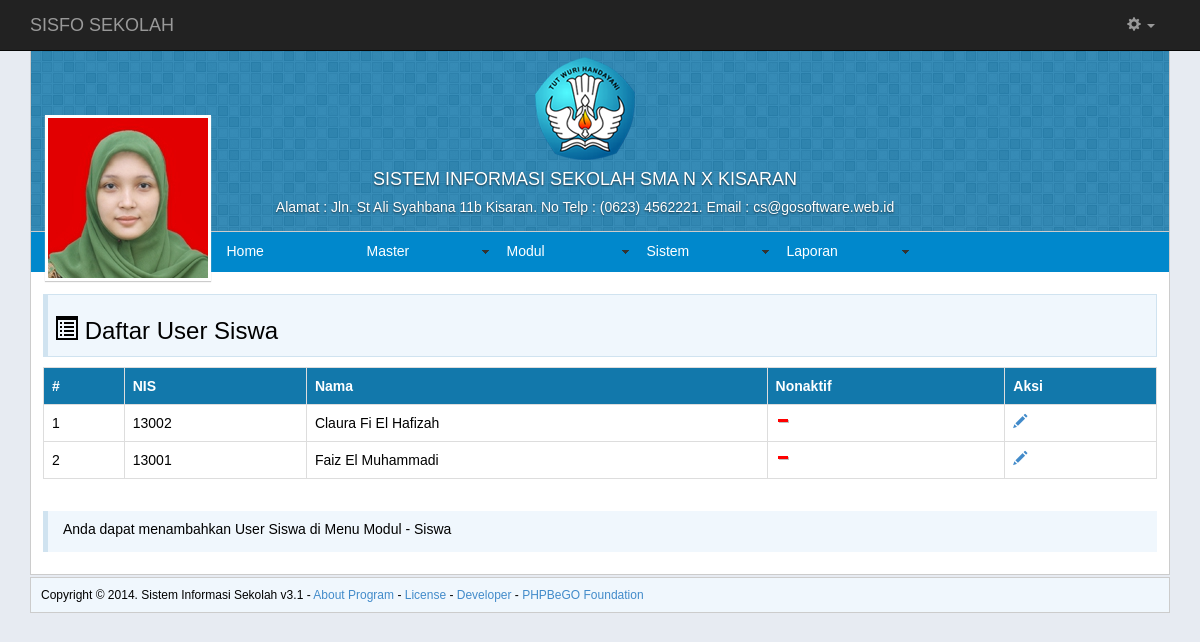
Page /index.php?page=tampil_usiswa (signed in) on the committed database.
### tables this page shows
CREATE TABLE IF NOT EXISTS `photo` (
`p_id` int(11) NOT NULL,
  `p_uname` varchar(100) NOT NULL,
  `p_image_small` varchar(100) NOT NULL,
  `p_image_middle` varchar(100) NOT NULL,
  `p_image_default` varchar(100) NOT NULL,
  `p_tgl` timestamp NOT NULL DEFAULT CURRENT_TIMESTAMP,
  `p_profil` enum('Y','N') NOT NULL DEFAULT 'N'
);

CREATE TABLE IF NOT EXISTS `siswa` (
`s_id` int(6) NOT NULL,
  `s_nis` varchar(10) NOT NULL,
  `u_uname` varchar(50) NOT NULL,
  `u_pass` varchar(50) DEFAULT NULL,
  `level` char(5) NOT NULL DEFAULT 'siswa',
  `u_nama` varchar(100) NOT NULL,
  `u_email` varchar(50) NOT NULL,
  `s_tmp_lahir` varchar(100) DEFAULT NULL,
  `s_tgl_lhr` date DEFAULT NULL,
  `s_jk` varchar(10) DEFAULT NULL,
  `s_nm_ortu` varchar(100) DEFAULT NULL,
  `s_pek_ortu` varchar(100) DEFAULT NULL,
  `s_alamat` varchar(100) DEFAULT NULL,
  `s_agama` varchar(15) DEFAULT NULL,
  `s_gdarah` varchar(3) DEFAULT NULL,
  `s_thn_masuk` int(5) NOT NULL DEFAULT '0',
  `s_kd_kls` varchar(20) NOT NULL,
  `nonaktif` enum('Y','N') DEFAULT NULL
);

### tampil_usiswa.php (the view, shortened to what this page needs)
<?php
$currentPage = $_SERVER["PHP_SELF"];
$maxRows_rec_tampil_usiswa = 10;
$pageNum_rec_tampil_usiswa = 0;
$startRow_rec_tampil_usiswa = $pageNum_rec_tampil_usiswa * $maxRows_rec_tampil_usiswa;
$query_rec_tampil_usiswa = "SELECT s_id, s_nis, u_pass, u_nama, nonaktif FROM siswa ORDER BY u_nama ASC";
$query_limit_rec_tampil_usiswa = sprintf("%s LIMIT %d, %d", $query_rec_tampil_usiswa, $startRow_rec_tampil_usiswa, $maxRows_rec_tampil_usiswa);
$rec_tampil_usiswa = mysql_query($query_limit_rec_tampil_usiswa, $koneksi) or die(mysql_error());
$row_rec_tampil_usiswa = mysql_fetch_assoc($rec_tampil_usiswa);
if (isset($_GET['totalRows_rec_tampil_usiswa'])) {
  $totalRows_rec_tampil_usiswa = $_GET['totalRows_rec_tampil_usiswa'];
} else {
  $all_rec_tampil_usiswa = mysql_query($query_rec_tampil_usiswa);
  $totalRows_rec_tampil_usiswa = mysql_num_rows($all_rec_tampil_usiswa);
}
$totalPages_rec_tampil_usiswa = ceil($totalRows_rec_tampil_usiswa/$maxRows_rec_tampil_usiswa)-1;
$queryString_rec_tampil_usiswa = "";
if (!empty($_SERVER['QUERY_STRING'])) {
  $params = explode("&", $_SERVER['QUERY_STRING']);
  $newParams = array();
  foreach ($params as $param) {
    if (stristr($param, "pageNum_rec_tampil_usiswa") == false &&
        stristr($param, "totalRows_rec_tampil_usiswa") == false) {
      array_push($newParams, $param);
    }
  }
  if (count($newParams) != 0) {
    $queryString_rec_tampil_usiswa = "&" . htmlentities(implode("&", $newParams));
  }
}
$queryString_rec_tampil_usiswa = sprintf("&totalRows_rec_tampil_usiswa=%d%s", $totalRows_rec_tampil_usiswa, $queryString_rec_tampil_usiswa);
?>
<div class="judul">
<h3><span class="glyphicon glyphicon-list-alt"></span> Daftar User Siswa</h2>
</div>
<table class="table table-bordered">
  <tr>
    <th>#</th>
    <th>NIS</th>
    <th>Nama</th>
    <th>Nonaktif</th>
    <th>Aksi</th>
  </tr>
  <?php $no=0; do { $no++; ?>
    <tr>
      <td><?php echo $no; ?></td>
      <td><?php echo $row_rec_tampil_usiswa['s_nis']; ?></td>
      <td><?php echo $row_rec_tampil_usiswa['u_nama']; ?></td>
      <td><img src="Asset/images/<?php echo $row_rec_tampil_usiswa['nonaktif']; ?>.gif" border="0" /></td>
      <td><a href="index.php?page=edit_usiswa&amp;s_id=<?php echo $row_rec_tampil_usiswa['s_id']; ?>"><span class="glyphicon glyphicon-pencil"></span></a></td>
    </tr>
    <?php } while ($row_rec_tampil_usiswa = mysql_fetch_assoc($rec_tampil_usiswa)); ?>
</table>
<table border="0">
  <tr>
    <td><?php if ($pageNum_rec_tampil_usiswa > 0) {  ?>
          <a href="<?php printf("%s?pageNum_rec_tampil_usiswa=%d%s", $currentPage, 0, $queryString_rec_tampil_usiswa); ?>"><< First |</a>
          <?php }  ?>
    </td>
    <td><?php if ($pageNum_rec_tampil_usiswa > 0) {  ?>
          <a href="<?php printf("%s?pageNum_rec_tampil_usiswa=%d%s", $currentPage, max(0, $pageNum_rec_tampil_usiswa - 1), $queryString_rec_tampil_usiswa); ?>"> < Previous </a>
          <?php }  ?>
    </td>
    <td><?php if ($pageNum_rec_tampil_usiswa < $totalPages_rec_tampil_usiswa) {  ?>
          <a href="<?php printf("%s?pageNum_rec_tampil_usiswa=%d%s", $currentPage, min($totalPages_rec_tampil_usiswa, $pageNum_rec_tampil_usiswa + 1), $queryString_rec_tampil_usiswa); ?>"> | Next ></a>
          <?php }  ?>
    </td>
    <td><?php if ($pageNum_rec_tampil_usiswa < $totalPages_rec_tampil_usiswa) {  ?>
          <a href="<?php printf("%s?pageNum_rec_tampil_usiswa=%d%s", $currentPage, $totalPages_rec_tampil_usiswa, $queryString_rec_tampil_usiswa); ?>"> | Last >></a>
          <?php }  ?>
    </td>
  </tr>
</table>
<div class="bs-callout bs-callout-info">Anda dapat menambahkan User Siswa di Menu Modul - Siswa</div>

### index.php (shortened to what this page needs)
<?php
$showAvatar = mysql_query("SELECT * FROM photo WHERE p_uname='".$_SESSION['MM_Username']."' ORDER BY p_id DESC") or die(mysql_error());
$detailAvatar = mysql_fetch_assoc($showAvatar);
if (mysql_num_rows($showAvatar) == 0) {
    $createAvatar = "Photo/no-photo.jpg";
}
else {
    $middleAvatar = $detailAvatar['p_image_middle'];
    $createAvatar = "Photo/100/".$middleAvatar;
    }
?>
<!DOCTYPE>
<html lang="en">
    <head>
        <link href="Asset/css/style.css" rel="stylesheet" type="text/css" />
        <link href="Asset/css/bootstrap.css" rel="stylesheet" type="text/css" />
        <link href="SpryAssets/SpryMenuBarHorizontal.css" rel="stylesheet" type="text/css" />
        <link href="SpryAssets/SpryValidationTextField.css" rel="stylesheet" type="text/css" />
    </head>
    <body>
        <div class="navbar navbar-inverse navbar-fixed-top" role="navigation">
            <div class="container">
                <div class="navbar-header">
                    <a class="navbar-brand" href="index.php">SISFO SEKOLAH</a>
                </div>
                <div class="navbar-collapse collapse">
                    <ul class="nav navbar-nav navbar-right">
                        <li><a href="?page=tampil_ugeneral"><strong><?php echo $_SESSION['nama']; ?></strong></a></li>
                        <li class="dropdown">
                            <a href="#" class="dropdown-toggle" data-toggle="dropdown"><span class="glyphicon glyphicon-cog"></span> <b class="caret"></b></a>
                        </li>
                    </ul>
                </div>
            </div>
        </div>
        <div class="space"></div>
        <div class="container">
            <div class="main-layout">
                <div class="main-header">
                    <div class="title-layout">
                        <img src="Asset/images/logo.png" />
                        <h4>SISTEM INFORMASI SEKOLAH SMA N X KISARAN</h4>
                        <h5>Alamat : Jln. St Ali Syahbana 11b Kisaran. No Telp : (0623) 4562221. Email : cs@gosoftware.web.id</h5>
                    </div>
                    <div class="cover-avatar">
                        <a href="?page=tampil_uprofil"><img src="<?php echo $createAvatar; ?>"></a>
                    </div>
                </div>
                <div class="main-menu">
                    <ul id="MenuBar1" class="MenuBarHorizontal">
                        <li><a href="index.php">Home</a></li>
                        <?php if ($_SESSION['Level'] == 'admin') { ?>
                            <li><a href="#" class="MenuBarItemSubmenu">Master</a>
                            </li>
                            <li><a class="MenuBarItemSubmenu" href="#">Modul</a>
                            </li>
                            <li><a href="#" class="MenuBarItemSubmenu">Sistem</a>
                            </li>
                            <li><a href="#" class="MenuBarItemSubmenu">Laporan</a>
                            </li>
                        <?php } else if ($_SESSION['Level'] == 'guru') { ?>
                            <li><a href="#" class="MenuBarItemSubmenu">Master</a>
                                <ul>
                                    <li><a href="index.php?page=tampil_nilai">Nilai</a></li>
                                </ul>
                            </li>
                            <li><a href="#" class="MenuBarItemSubmenu">Laporan</a>
                                <ul>
                                    <li><a href="index.php?page=lap_absensi">Absensi</a></li>
                                    <li><a href="index.php?page=lap_nilai">Nilai</a></li>
                                </ul>
                            </li>
                        <?php } ?>
                    </ul>
                </div>
                <div class="main-konten">
                    <?php
                    if (isset($_GET["page"]) && $_GET["page"] != "home") {
                        if (file_exists(htmlentities($_GET["page"]) . ".php")) {
                            include(htmlentities($_GET["page"]) . ".php");
                        } else {
                            include("404.php");
                        }
                    } else {
                        include("home.php");
                    }
                    ?>
                </div>
            </div>
            <div class="footer-layout">
                Copyright &copy; 2014. Sistem Informasi Sekolah v3.1 -
                <a href="#">About Program</a> -
                <a href="#">License</a>  -
                <a href="#">Developer</a> -
                <a href="http://phpbego.wordpress.com" target="_blank">PHPBeGO Foundation </a>
            </div>
        </div>
    </body>
</html>

### Asset/css/style.css (style rules this page uses)
body { margin: 0; background-color:#e7ebf2; font-family: 'lucida grande',tahoma,verdana,arial,sans-serif; font-size: 14px; }
.space { height: 50px; }
.title-layout { color: #ffffff; text-align: center; margin-right: 30px; text-shadow: 0 1px 2px rgba(0, 0, 0, 0.6); }
table { font-family: 'lucida grande',tahoma,verdana,arial,sans-serif; font-size: 14px; }
.main-layout { background-color:#ffffff; border: 1px solid #CCC; }
.main-header { background-image: url(../../Asset/images/hero.png); background-color: #026fa6; border-bottom: 1px solid #CCC; padding: 6px; }
.main-menu { background-color: #0088cc; padding-left: 185px; }
.main-konten { padding: 12px; }
.bs-callout { margin: 10px 0; padding: 10px 30px 15px 15px; border-left: 5px solid #eee; }
.bs-callout-info { background-color: #f0f7fd; border-color: #d0e3f0; }
.judul { margin: 10px 0; padding: 0 6px 1px 6px; border: 1px solid #d0e3f0; border-left: 5px solid #d0e3f0; background-color: #f0f7fd; }
.cover-avatar { float: left; background: #fff; padding: 3px; position: absolute; margin-top: -110px; margin-left: 8px; box-shadow: 0px 1px 1px #CCC; width: 166px; cursor: pointer; }
.cover-avatar > a > img { width: 160px; height: 160px; }
.footer-layout { margin: 2px auto; padding: 10px; border: 1px solid #CCC; background-color: #f0f7fd; font-size: 12px; }

### SpryAssets/SpryMenuBarHorizontal.css (style rules this page uses)
ul.MenuBarHorizontal { margin: 0; padding: 0; list-style-type: none; font-size: 100%; cursor: default; width: auto; height: 40px; }
ul.MenuBarHorizontal li { margin: 0; padding: 0; list-style-type: none; font-size: 100%; position: relative; text-align: left; cursor: pointer; width: 10em; float: left; }
ul.MenuBarHorizontal a { display: block; cursor: pointer; background-color: #0088cc; padding: 0.75em 0.75em; color: #fff; text-decoration: none; height: 40px; }
ul.MenuBarHorizontal a.MenuBarItemSubmenu { background-image: url(SpryMenuBarDown.gif); background-repeat: no-repeat; background-position: 95% 50%; }

### rows in the picture
photo: p_image_middle (picture)
siswa: s_nis "13002", u_nama "Claura Fi El Hafizah"
siswa: s_nis "13001", u_nama "Faiz El Muhammadi"
